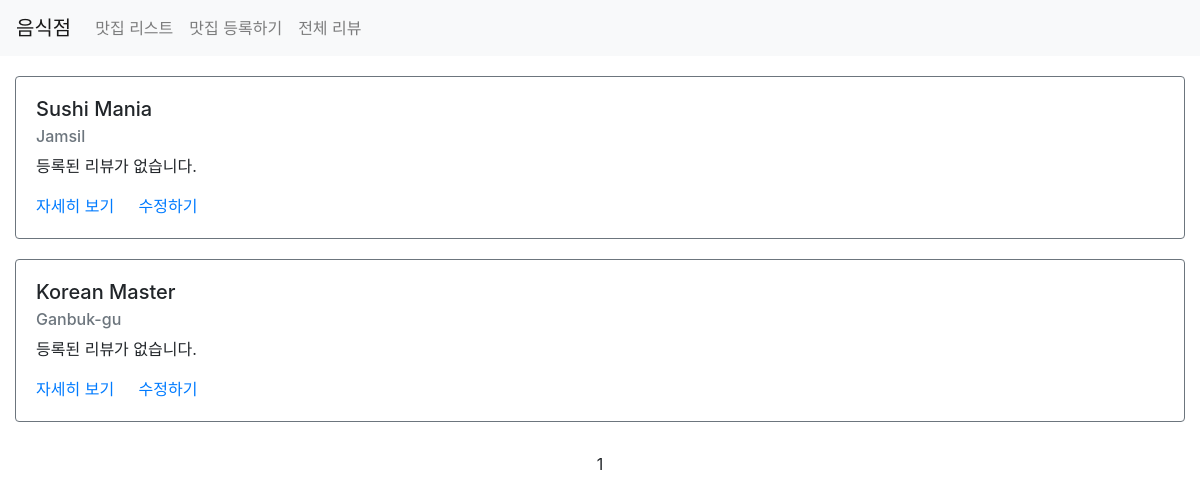
/third/list/, run on an earlier commit of the app's database.
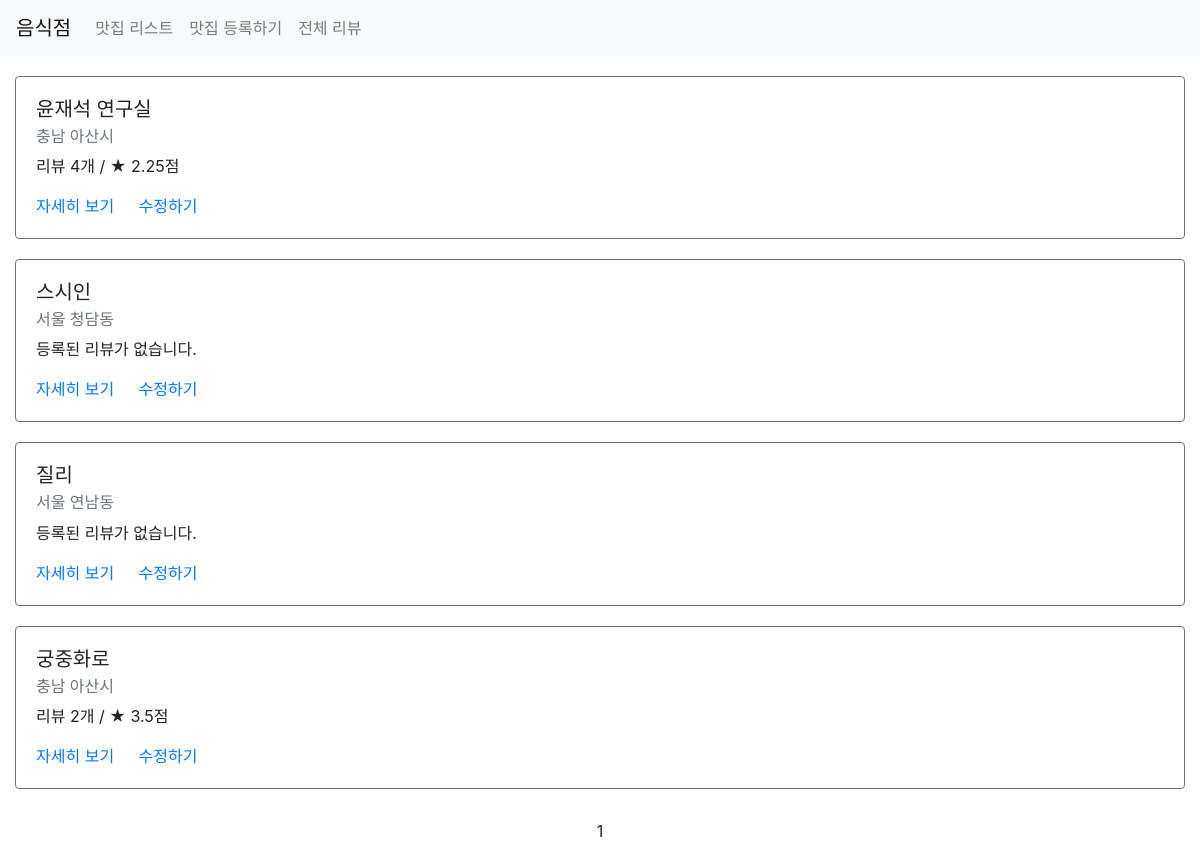
And on a later commit of the database.
### third/models.py (models this page shows)
class Restaurant(models.Model):
    name = models.CharField(max_length=30)
    address = models.CharField(max_length=200)
    password = models.CharField(max_length=20, default=None, null=True)
    image = models.CharField(max_length=500, default=None, null=True)
    created_at = models.DateTimeField(auto_now_add=True)
    updated_at = models.DateTimeField(auto_now=True)

### third/views.py (the view)
# urls.py: path('list/', views.list, name="list"),
def list(request):
    restaurants = Restaurant.objects.all()\
        .annotate(reviews_count=Count('review'))\
        .annotate(average_point=Avg('review__point'))\
        .order_by('-created_at')
    paginator = Paginator(restaurants, 5)
    page = request.GET.get('page')
    items = paginator.get_page(page)
    context = {
        'restaurants': items
    }
    return render(request, 'third/list.html', context)

### third/templates/third/list.html (shortened to what this page needs)
{% extends 'third/base.html' %}
{% load static %}
{% block content %}
    <div class="conatiner">
        {% for item in restaurants %}
            <div class="row restaurant_item" style="margin:20px auto;">
                <div class="col-sm-12">
                    <div class="card border-secondary">
                        <div class="card-body">
                            <h5 class="card-title">{{ item.name }}</h5>
                            <h6 class="card-subtitle mb-2 text-muted">{{ item.address }}</h6>
                            <p class="card-text">
                                {% if item.reviews_count == 0 %}
                                등록된 리뷰가 없습니다.
                                {% else %}
                                리뷰 {{ item.reviews_count }}개 / ★ {{ item.average_point }}점
                                {% endif %}
                            </p>
                            <a href="{% url 'restaurant-detail' id=item.id %}" class="card-link">자세히 보기</a>
                            <a href="{% url 'restaurant-update' %}?id={{ item.id }}" class="card-link">수정하기</a>
                        </div>
                    </div>
                </div>
            </div>
        {% endfor %}
        <div class="row" style="margin-top:30px; margin-bottom: 50px;">
            <div class="col-sm-12 text-center">
                <div class="pagination">
                    <span class="stop-links text-center" style="width: 100%;">
                        <span class="current">
                            {{ restaurants.number }}
                        </span>
                    </span>
                </div>
            </div>
        </div>
    </div>
{% endblock %}

What changed in the data, as far as the page shows it:
added Restaurant: name "윤재석 연구실", address "충남 아산시", reviews_count "4", average_point "2.25"
added Restaurant: name "스시인", address "서울 청담동", shows "등록된 리뷰가 없습니다."
changed Restaurant: name "Sushi Mania" → "질리"; address "Jamsil" → "서울 연남동"
changed Restaurant: name "Korean Master" → "궁중화로"; address "Ganbuk-gu" → "충남 아산시"; reviews_count (not shown) → "2"; average_point (not shown) → "3.5"; text "등록된 리뷰가 없습니다." → "리뷰 개 / ★ 점"
